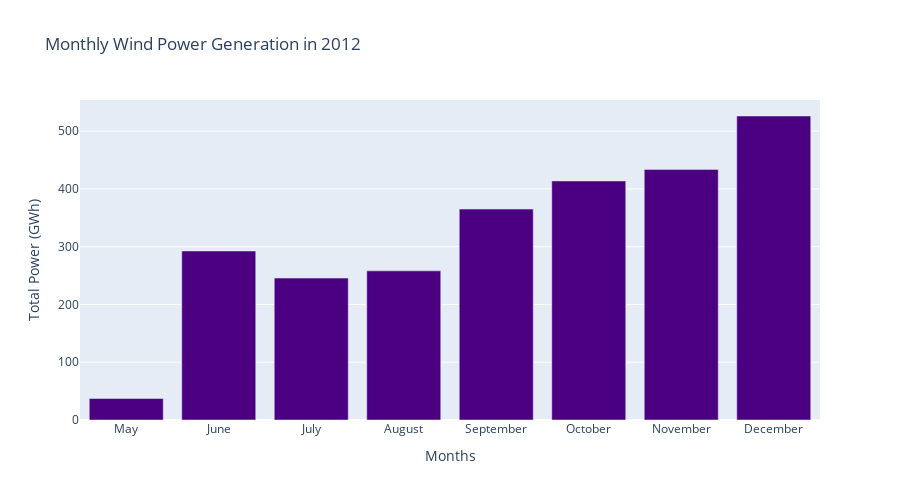
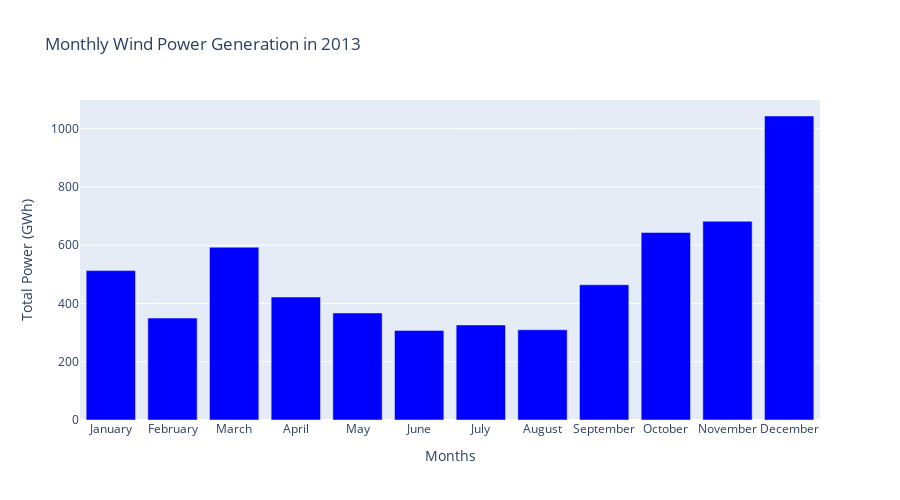
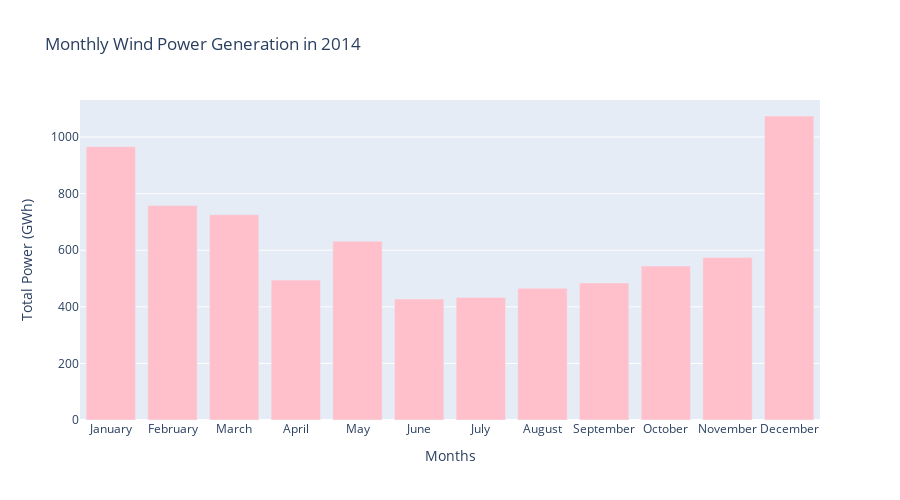
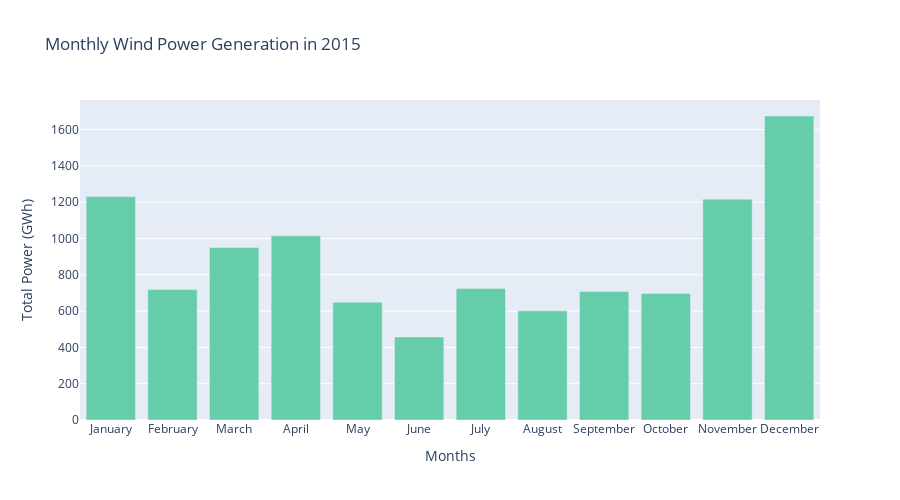

The code cell stored with these charts, in order, in its notebook:
### Code cell
# returns separate bar graphs wiht monthly wind power generation for each year
for i in years_list():
    wind_3(i)

### Figure 1 — Plotly figure (JSON) as saved in the notebook; plotly's stock layout.template omitted (floating-point values rounded to 4 significant figures)
{"data": [{"marker": {"color": "indigo"}, "name": "Power by Month", "type": "bar", "x": ["May", "June", "July", "August", "September", "October", "November", "December"], "y": [37.17, 292.6, 245.6, 258.2, 365.1, 413.8, 433.8, 526.2]}], "layout": {"height": 500, "title": {"text": "Monthly Wind Power Generation in 2012"}, "width": 900, "xaxis": {"title": {"text": "Months"}}, "yaxis": {"title": {"text": "Total Power (GWh)"}}}}

### Figure 2 — Plotly figure (JSON) as saved in the notebook; plotly's stock layout.template omitted (floating-point values rounded to 4 significant figures)
{"data": [{"marker": {"color": "blue"}, "name": "Power by Month", "type": "bar", "x": ["January", "February", "March", "April", "May", "June", "July", "August", "September", "October", "November", "December"], "y": [512.8, 349.9, 593.1, 422.1, 367.4, 307.6, 326.3, 309.8, 464.3, 643.6, 682.3, 1044.0]}], "layout": {"height": 500, "title": {"text": "Monthly Wind Power Generation in 2013"}, "width": 900, "xaxis": {"title": {"text": "Months"}}, "yaxis": {"title": {"text": "Total Power (GWh)"}}}}

### Figure 3 — Plotly figure (JSON) as saved in the notebook; plotly's stock layout.template omitted (floating-point values rounded to 4 significant figures)
{"data": [{"marker": {"color": "pink"}, "name": "Power by Month", "type": "bar", "x": ["January", "February", "March", "April", "May", "June", "July", "August", "September", "October", "November", "December"], "y": [966.1, 757.7, 725.7, 494.6, 632.0, 427.6, 433.1, 465.7, 484.5, 544.4, 574.2, 1074.0]}], "layout": {"height": 500, "title": {"text": "Monthly Wind Power Generation in 2014"}, "width": 900, "xaxis": {"title": {"text": "Months"}}, "yaxis": {"title": {"text": "Total Power (GWh)"}}}}

### Figure 4 — Plotly figure (JSON) as saved in the notebook; plotly's stock layout.template omitted (floating-point values rounded to 4 significant figures)
{"data": [{"marker": {"color": "mediumaquamarine"}, "name": "Power by Month", "type": "bar", "x": ["January", "February", "March", "April", "May", "June", "July", "August", "September", "October", "November", "December"], "y": [1231.0, 718.5, 950.6, 1015.0, 649.3, 457.5, 724.7, 601.3, 707.8, 697.5, 1216.0, 1675.0]}], "layout": {"height": 500, "title": {"text": "Monthly Wind Power Generation in 2015"}, "width": 900, "xaxis": {"title": {"text": "Months"}}, "yaxis": {"title": {"text": "Total Power (GWh)"}}}}
